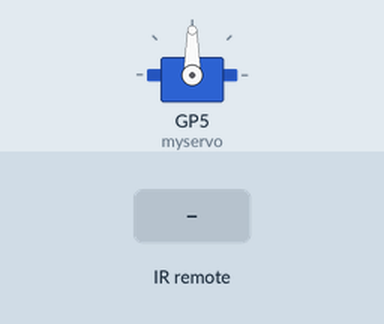
A sketch run on a simulated Raspberry Pi Pico. On the bench: servo. The inputs (shaded band) are chosen by the test bench. What the sketch prints to the serial monitor is not drawn.

Above: at 1.2 s.
1.3 s: infrared code 0xFF02FD received
At 1.79 s:
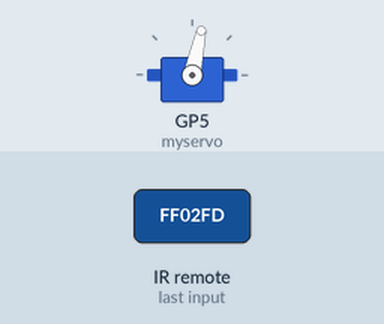
At 2.55 s:
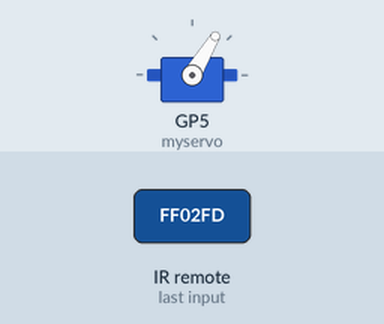
4.3 s: infrared code 0xFFC23D received
At 4.3 s:
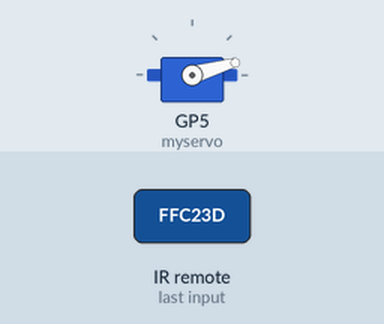
Timing chart, 0 to 7.3 s (numbered marks = the images above; inputs shaded):
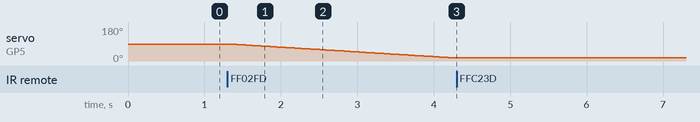

Measured:
- after the input at 1.3 s, servo on GP5 (myservo): moves from 90° to 16° over 2.9 s, starting at once
- after the input at 4.3 s, servo on GP5 (myservo): stays 16° (without the input it goes to 15° after 0.01 s)

The sketch:

L11_IR_Servo_ino_XIAO_en.ino
```cpp
#include <IRremote.h>
#include <Servo.h>

Servo myservo; // Create a servo object myservo to control the servo
int RECV_PIN = 7; // The infrared receiver is connected to pin 7. If you are using XIAO RP2040/XIAO ESP32, please change 7 to A0
IRrecv irrecv(RECV_PIN); // Define an IRrecv object to receive infrared signals
decode_results results; // Decoding results are placed in results

int pos = 90; // Define pos as 90°

void setup()
{
    Serial.begin(9600);
    Serial.println("Enabling IRin");
    irrecv.enableIRIn();
    myservo.attach(5); // Connect the servo on pin 5 to myservo. If you are using XIAO RP2040/XIAO ESP32, please change 5 to D5
}

// Note: Left 16712445 Right 16761405, please replace with the key values read from your own remote control
void loop() {
    if (irrecv.decode(&results)) {  // If decoding is successful, a set of infrared signals is received
        if (results.value == 16761405) {  // If the received signal is 16761405 (right key)
            for (pos; pos <= 89; pos += 1) { // Then the servo is incremented from 0° to 90° in sequence
                myservo.write(pos);              // Write the rotation angle value to the servo pin
                delay(40);
                // The following is to interrupt the above instruction and exit the loop
                if (irrecv.decode(&results)) {
                    irrecv.resume();
                    if (results.value == 16712445)
                        break;
                }
            }
        }

        if (results.value == 16712445) {    // If the received signal is 16712445 (left key)
            for (pos; pos >= 1; pos -= 1) { // Then the servo is decremented from 90° to 0° in sequence
                myservo.write(pos);              // Write the rotation angle value to the servo pin
                delay(40);
                // The following is to interrupt the above instruction and exit the loop
                if (irrecv.decode(&results)) {
                    irrecv.resume();
                    if (results.value == 16761405)
                        break;
                }
            }
        }
        // Display hexadecimal and octal codes in the serial port
        Serial.println(pos);
        Serial.println(results.value, HEX);
        Serial.println(results.value);
        irrecv.resume();

    }
    delay(100);
}
```
